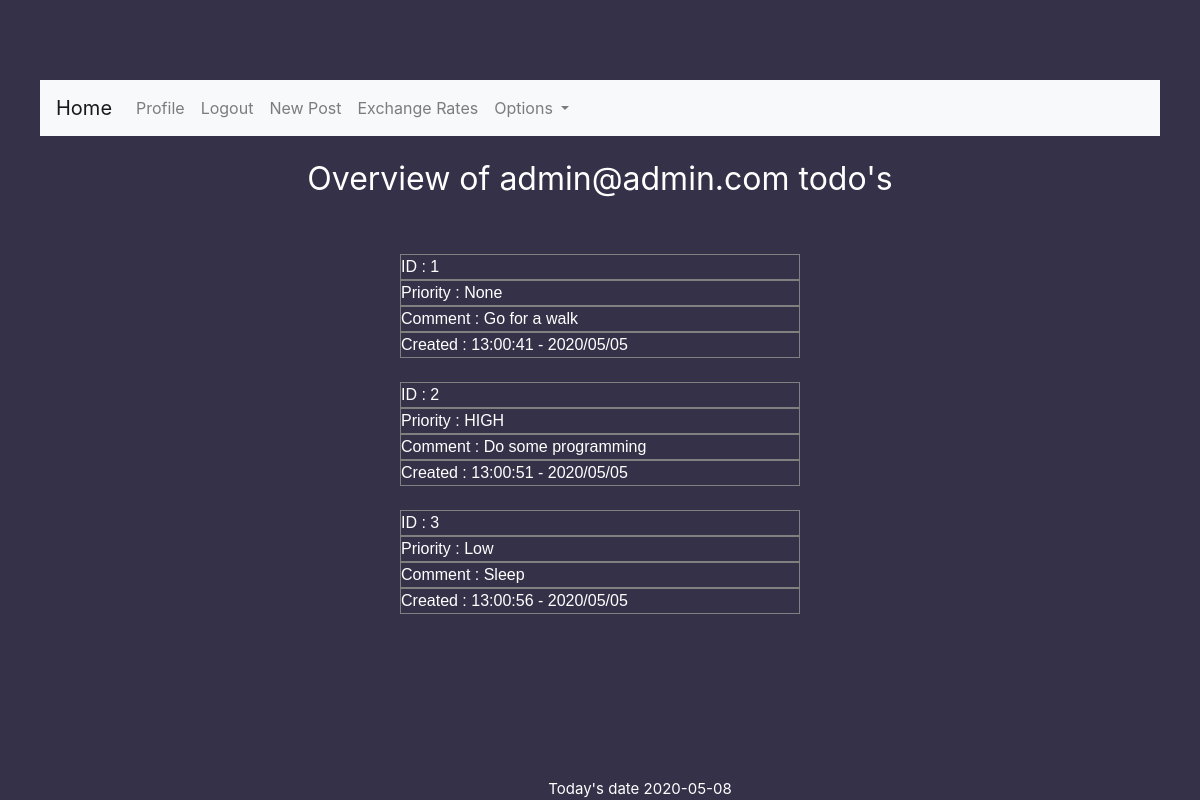
The app's page /todo/all (signed in) with its own data.
### web_app/models.py (models this page shows, shortened)
class Users(db.Model, UserMixin):
    id = db.Column(db.Integer, primary_key=True)
    username = db.Column(db.String(25), unique=True, nullable=False)
    password = db.Column(db.String(60), nullable=False)
    date_reg = db.Column(db.DateTime, default=datetime.utcnow, nullable=False)
    mail = db.Column(db.String(120), unique=True, nullable=False)
    image_file = db.Column(db.String(20), nullable=False, default='default.png')
    post = db.relationship('Post', backref='author', lazy=True)
    todo = db.relationship('Todo', backref='mail', lazy=True)

class Todo(db.Model):
    id = db.Column(db.Integer, primary_key=True)
    comment = db.Column(db.Text, nullable=False)
    date_created = db.Column(db.DateTime, nullable=False, default=datetime.now)
    priority = db.Column(db.String, nullable=False)
    todo_mail = db.Column(db.String, db.ForeignKey('users.mail'))

### web_app/routes.py (the view)
@app.route("/todo/all")
@login_required
def todo_all():
    if current_user.is_authenticated:
        todos = Todo.query.all()
        return render_template("all_todos.html", todos=todos, date_now=date_now, title="My Todo's")

### web_app/models.py (called while the page is built)
@login_manager.user_loader
def load_user(user_id):
    return Users.query.get(int(user_id))

### web_app/templates/all_todos.html
{% extends "layout.html" %}
{% block h1 %}<h1 id="main-h1"><small>Overview of {{ current_user.mail }} todo's </small></h1>{% endblock h1 %}
{% block paragraph %}
{% for todo in todos %}
<br>
<div id="todo-p"> ID : {{ todo.id }} </div>
<div id="todo-p"> Priority : {{ todo.priority }} </div>
<div id="todo-p"> Comment : {{ todo.comment }} </div>
<div id="todo-p"> Created : {{ todo.date_created.strftime('%H:%M:%S - %Y/%m/%m') }}</div>
{% endfor %}
{% endblock paragraph %}

### web_app/static/main.css (style rules this page uses)
body { background: #fafafa; color: #333333; margin-top: 5rem; }
h1, h2, h3, h4, h5, h6 { color: #444444; }

### web_app/templates/layout.html (style rules this page uses)
#main-body { background: #343148; margin 0 auto; padding: 0 40px; color: white; }
#main-h1 { text-align: center; font-size: 40; color: white; }
#todo-p { margin: auto; width: 50%; border: 1px solid grey; position: center; font-family: sans-serif; color: white; background: #343148; width: 400px; length: 500px; }

### records on screen
Users: mail "admin@admin.com"
Todo: id "1", priority "None", comment "Go for a walk", date_created "13:00:41 - 2020/05/05"
Todo: id "2", priority "HIGH", comment "Do some programming", date_created "13:00:51 - 2020/05/05"
Todo: id "3", priority "Low", comment "Sleep", date_created "13:00:56 - 2020/05/05"

### other values on screen
{{ date_now }} "2020-05-08"
